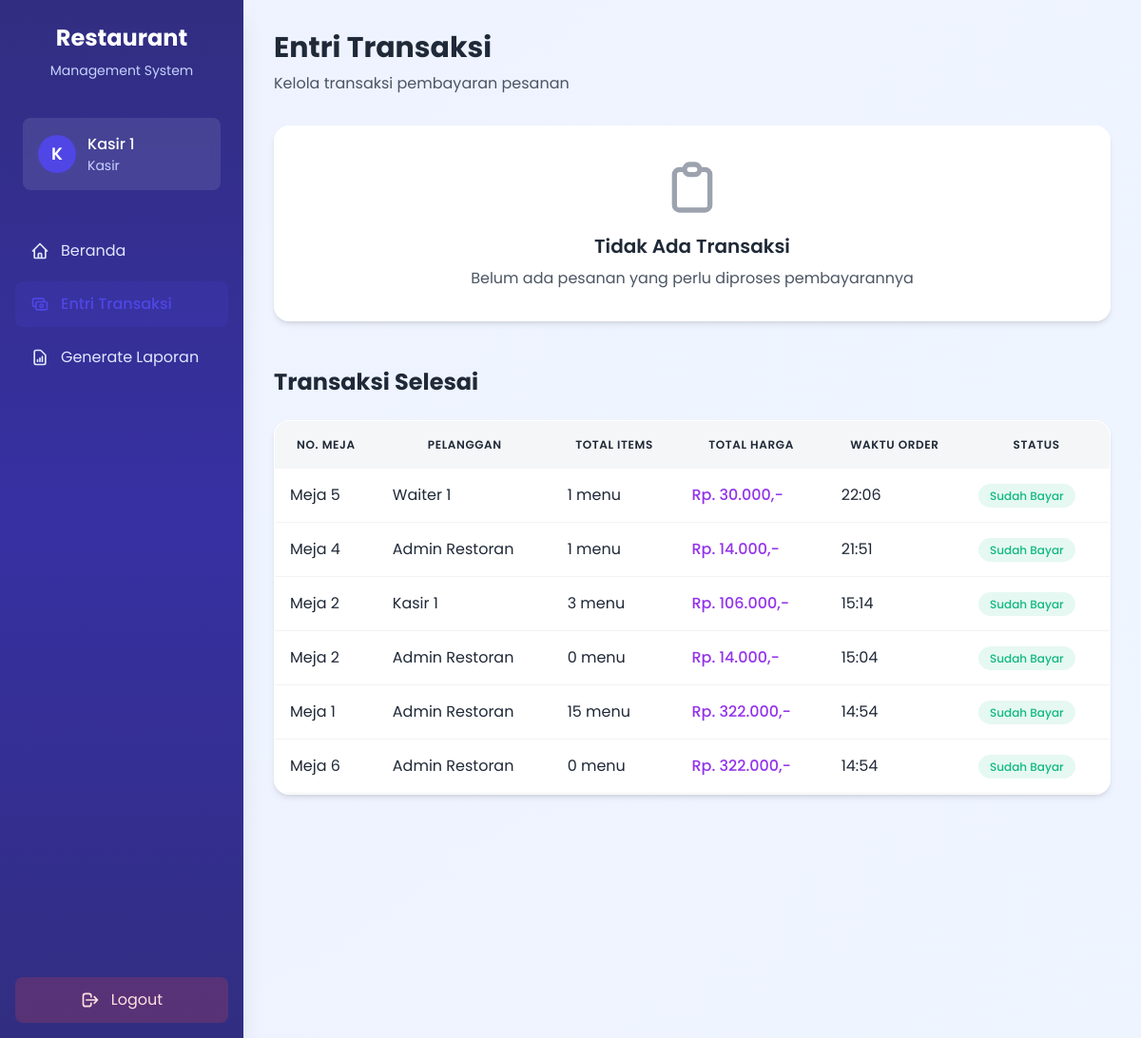
/entri_transaksi.php (signed in), run on the app's committed database.
### tables this page shows
CREATE TABLE `tb_user` (
  `id_user` int(11) NOT NULL,
  `username` varchar(150) NOT NULL,
  `password` varchar(150) NOT NULL,
  `nama_user` varchar(150) NOT NULL,
  `id_level` int(11) NOT NULL,
  `status` varchar(150) NOT NULL
);

CREATE TABLE `tb_level` (
  `id_level` int(11) NOT NULL,
  `nama_level` varchar(150) NOT NULL
);

CREATE TABLE `tb_order` (
  `id_order` int(11) NOT NULL,
  `id_admin` int(11) DEFAULT NULL,
  `id_pengunjung` int(11) NOT NULL,
  `waktu_pesan` datetime NOT NULL DEFAULT current_timestamp(),
  `no_meja` varchar(50) NOT NULL,
  `total_harga` decimal(10,2) NOT NULL DEFAULT 0.00,
  `uang_bayar` decimal(10,2) DEFAULT NULL,
  `uang_kembali` decimal(10,2) DEFAULT NULL,
  `status_order` enum('pending','diproses','sudah bayar','batal') NOT NULL DEFAULT 'pending',
  `catatan` text DEFAULT NULL
);

### entri_transaksi.php (the view, shortened to what this page needs)
<div class="fade-in">
    <div class="mb-8">
        <h1 class="text-3xl font-bold text-gray-800">Entri Transaksi</h1>
        <p class="text-gray-600 mt-2">Kelola transaksi pembayaran pesanan</p>
    </div>
    <div class="grid grid-cols-1 md:grid-cols-2 lg:grid-cols-3 gap-6">
        <?php
        $query_order = "SELECT o.*, u.nama_user,
                              (SELECT COUNT(*) FROM tb_pesan WHERE id_order = o.id_order) as total_items
                       FROM tb_order o
                       LEFT JOIN tb_user u ON o.id_pengunjung = u.id_user
                       WHERE o.status_order = 'belum bayar'
                       ORDER BY o.waktu_pesan DESC";
        $sql_order = mysqli_query($conn, $query_order);
        if(mysqli_num_rows($sql_order) > 0) {
            while($r_order = mysqli_fetch_array($sql_order)){
        ?>
            <div class="elegant-card hover:scale-[1.02] transition-all duration-300">
                <div class="p-6">
                    <div class="flex justify-between items-start mb-4">
                        <div>
                            <h3 class="text-lg font-semibold text-gray-800">
                                Meja <?php echo $r_order['no_meja']; ?>
                            </h3>
                            <p class="text-sm text-gray-500">
                                <?php echo $r_order['nama_user']; ?>
                            </p>
                        </div>
                        <span class="status-badge status-pending">
                            Belum Bayar
                        </span>
                    </div>
                    <div class="space-y-3 mb-6">
                        <div class="flex justify-between text-sm">
                            <span class="text-gray-600">Total Items:</span>
                            <span class="font-medium text-gray-800"><?php echo $r_order['total_items']; ?> menu</span>
                        </div>
                        <div class="flex justify-between text-sm">
                            <span class="text-gray-600">Total Harga:</span>
                            <span class="font-medium text-purple-600">
                                Rp. <?php echo number_format($r_order['total_harga'],0,',','.'); ?>,-
                            </span>
                        </div>
                        <div class="flex justify-between text-sm">
                            <span class="text-gray-600">Waktu Order:</span>
                            <span class="font-medium text-gray-800">
                                <?php echo date('H:i', strtotime($r_order['waktu_pesan'])); ?>
                            </span>
                        </div>
                    </div>
                    <div class="flex space-x-3">
                        <form method="post" class="flex-1">
                            <input type="hidden" name="id_order" value="<?php echo $r_order['id_order']; ?>">
                            <button type="submit" name="edit_order"
                                    class="w-full btn-primary flex items-center justify-center">
                                <svg class="w-5 h-5 mr-2" fill="none" stroke="currentColor" viewBox="0 0 24 24">
                                    <path stroke-linecap="round" stroke-linejoin="round" stroke-width="2" d="M17 9V7a2 2 0 00-2-2H5a2 2 0 00-2 2v6a2 2 0 002 2h2m2 4h10a2 2 0 002-2v-6a2 2 0 00-2-2H9a2 2 0 00-2 2v6a2 2 0 002 2zm7-5a2 2 0 11-4 0 2 2 0 014 0z"/>
                                </svg>
                                Proses Pembayaran
                            </button>
                        </form>
                    </div>
                </div>
            </div>
        <?php
            }
        } else {
        ?>
            <div class="col-span-full">
                <div class="elegant-card p-8 text-center">
                    <div class="flex flex-col items-center justify-center">
                        <svg class="w-16 h-16 text-gray-400 mb-4" fill="none" stroke="currentColor" viewBox="0 0 24 24">
                            <path stroke-linecap="round" stroke-linejoin="round" stroke-width="2" d="M9 5H7a2 2 0 00-2 2v12a2 2 0 002 2h10a2 2 0 002-2V7a2 2 0 00-2-2h-2M9 5a2 2 0 002 2h2a2 2 0 002-2M9 5a2 2 0 012-2h2a2 2 0 012 2"/>
                        </svg>
                        <h3 class="text-xl font-semibold text-gray-800 mb-2">Tidak Ada Transaksi</h3>
                        <p class="text-gray-600">Belum ada pesanan yang perlu diproses pembayarannya</p>
                    </div>
                </div>
            </div>
        <?php
        }
        ?>
    </div>
    <div class="mt-12">
        <h2 class="text-2xl font-bold text-gray-800 mb-6">Transaksi Selesai</h2>
        <div class="elegant-card overflow-hidden">
            <div class="overflow-x-auto">
                <table class="elegant-table">
                    <thead>
                        <tr>
                            <th>No. Meja</th>
                            <th>Pelanggan</th>
                            <th>Total Items</th>
                            <th>Total Harga</th>
                            <th>Waktu Order</th>
                            <th>Status</th>
                        </tr>
                    </thead>
                    <tbody>
                        <?php
                        $query_selesai = "SELECT o.*, u.nama_user,
                                                (SELECT COUNT(*) FROM tb_pesan WHERE id_order = o.id_order) as total_items
                                         FROM tb_order o
                                         LEFT JOIN tb_user u ON o.id_pengunjung = u.id_user
                                         WHERE o.status_order = 'sudah bayar'
                                         ORDER BY o.waktu_pesan DESC
                                         LIMIT 10";
                        $sql_selesai = mysqli_query($conn, $query_selesai);
                        if(mysqli_num_rows($sql_selesai) > 0) {
                            while($r_selesai = mysqli_fetch_array($sql_selesai)){
                        ?>
                            <tr>
                                <td>Meja <?php echo $r_selesai['no_meja']; ?></td>
                                <td><?php echo $r_selesai['nama_user']; ?></td>
                                <td><?php echo $r_selesai['total_items']; ?> menu</td>
                                <td class="text-purple-600 font-medium">
                                    Rp. <?php echo number_format($r_selesai['total_harga'],0,',','.'); ?>,-
                                </td>
                                <td><?php echo date('H:i', strtotime($r_selesai['waktu_pesan'])); ?></td>
                                <td>
                                    <span class="status-badge status-success">
                                        Sudah Bayar
                                    </span>
                                </td>
                            </tr>
                        <?php
                            }
                        }
                        ?>
                    </tbody>
                </table>
            </div>
        </div>
    </div>
</div>
<?php
include 'template/layouts/main.php';
?>

### template/components/sidebar.php (shortened to what this page needs)
<?php
$id = $_SESSION['id_user'];
$query = "SELECT * FROM tb_user NATURAL JOIN tb_level WHERE id_user = $id";
$sql = mysqli_query($conn, $query);
$r = mysqli_fetch_array($sql);
$current_page = basename($_SERVER['PHP_SELF']);
?>
<div class="h-full flex flex-col bg-gradient-to-b from-indigo-900 via-indigo-800 to-indigo-900">
    <div class="p-6">
        <div class="text-center">
            <h1 class="text-2xl font-bold text-white mb-2">Restaurant</h1>
            <p class="text-indigo-200 text-sm">Management System</p>
        </div>
    </div>
    <div class="px-6 py-4">
        <div class="bg-white/10 rounded-lg p-4 backdrop-blur-sm">
            <div class="flex items-center space-x-3">
                <div class="w-10 h-10 rounded-full bg-indigo-600 flex items-center justify-center">
                    <span class="text-lg font-semibold text-white">
                        <?php echo substr($r['nama_user'], 0, 1); ?>
                    </span>
                </div>
                <div>
                    <h3 class="text-white font-medium"><?php echo $r['nama_user']; ?></h3>
                    <p class="text-indigo-200 text-sm"><?php echo $r['nama_level']; ?></p>
                </div>
            </div>
        </div>
    </div>
    <nav class="flex-1 px-4 py-6">
        <ul class="space-y-2">
            <li>
                <a href="beranda.php"
                   class="nav-link flex items-center px-4 py-3 rounded-lg <?php echo $current_page == 'beranda.php' ? 'active bg-white/20 text-white' : 'text-indigo-100 hover:bg-white/10'; ?>">
                    <svg class="w-5 h-5 mr-3" fill="none" stroke="currentColor" viewBox="0 0 24 24">
                        <path stroke-linecap="round" stroke-linejoin="round" stroke-width="2" d="M3 12l2-2m0 0l7-7 7 7M5 10v10a1 1 0 001 1h3m10-11l2 2m-2-2v10a1 1 0 01-1 1h-3m-6 0a1 1 0 001-1v-4a1 1 0 011-1h2a1 1 0 011 1v4a1 1 0 001 1m-6 0h6"/>
                    </svg>
                    Beranda
                </a>
            </li>
            <?php if($r['id_level'] == 3):  ?>
                <li>
                    <a href="entri_transaksi.php"
                       class="nav-link flex items-center px-4 py-3 rounded-lg <?php echo $current_page == 'entri_transaksi.php' ? 'active bg-white/20 text-white' : 'text-indigo-100 hover:bg-white/10'; ?>">
                        <svg class="w-5 h-5 mr-3" fill="none" stroke="currentColor" viewBox="0 0 24 24">
                            <path stroke-linecap="round" stroke-linejoin="round" stroke-width="2" d="M17 9V7a2 2 0 00-2-2H5a2 2 0 00-2 2v6a2 2 0 002 2h2m2 4h10a2 2 0 002-2v-6a2 2 0 00-2-2H9a2 2 0 00-2 2v6a2 2 0 002 2zm7-5a2 2 0 11-4 0 2 2 0 014 0z"/>
                        </svg>
                        Entri Transaksi
                    </a>
                </li>
            <?php endif; ?>
            <?php if($r['id_level'] == 2 || $r['id_level'] == 3 || $r['id_level'] == 4):  ?>
                <li>
                    <a href="generate_laporan.php"
                       class="nav-link flex items-center px-4 py-3 rounded-lg <?php echo $current_page == 'generate_laporan.php' ? 'active bg-white/20 text-white' : 'text-indigo-100 hover:bg-white/10'; ?>">
                        <svg class="w-5 h-5 mr-3" fill="none" stroke="currentColor" viewBox="0 0 24 24">
                            <path stroke-linecap="round" stroke-linejoin="round" stroke-width="2" d="M9 17v-2m3 2v-4m3 4v-6m2 10H7a2 2 0 01-2-2V5a2 2 0 012-2h5.586a1 1 0 01.707.293l5.414 5.414a1 1 0 01.293.707V19a2 2 0 01-2 2z"/>
                        </svg>
                        Generate Laporan
                    </a>
                </li>
            <?php endif; ?>
        </ul>
    </nav>
    <div class="p-4 mt-auto">
        <a href="logout.php"
           class="flex items-center justify-center px-4 py-3 bg-red-500/20 hover:bg-red-500/30 text-red-100 rounded-lg transition-all duration-200">
            <svg class="w-5 h-5 mr-3" fill="none" stroke="currentColor" viewBox="0 0 24 24">
                <path stroke-linecap="round" stroke-linejoin="round" stroke-width="2" d="M17 16l4-4m0 0l-4-4m4 4H7m6 4v1a3 3 0 01-3 3H6a3 3 0 01-3-3V7a3 3 0 013-3h4a3 3 0 013 3v1"/>
            </svg>
            Logout
        </a>
    </div>
</div>

### assets/css/theme.css (style rules this page uses)
:root { --primary: #4F46E5; --primary-dark: #4338CA; --secondary: #8B5CF6; --accent: #F59E0B; --success: #10B981; --danger: #EF4444; --warning: #F59E0B; --info: #3B82F6; --background: #F3F4F6; --surface: #FFFFFF; --text: #1F2937; --text-light: #6B7280; }
body { font-family: 'Poppins', sans-serif; background: linear-gradient(135deg, #EEF2FF 0%, #E0E7FF 100%); min-height: 100vh; color: var(--text); }
.elegant-card { background: rgba(255, 255, 255, 0.95); backdrop-filter: blur(10px); border: 1px solid rgba(255, 255, 255, 0.2); border-radius: 1rem; box-shadow: 0 4px 6px -1px rgba(0, 0, 0, 0.1), 0 2px 4px -1px rgba(0, 0, 0, 0.06); transition: all 0.3s ease; }
.elegant-table { width: 100%; border-collapse: separate; border-spacing: 0; }
.elegant-table th { background: rgba(243, 244, 246, 0.8); color: var(--text); font-weight: 600; text-transform: uppercase; font-size: 0.75rem; letter-spacing: 0.05em; padding: 1rem; }
.elegant-table td { padding: 1rem; border-bottom: 1px solid rgba(229, 231, 235, 0.5); }
.nav-link { color: var(--text-light); padding: 0.75rem 1rem; border-radius: 0.5rem; transition: all 0.3s ease; }
.nav-link.active { color: var(--primary); background: rgba(79, 70, 229, 0.15); font-weight: 500; }
.status-badge { padding: 0.25rem 0.75rem; border-radius: 9999px; font-size: 0.75rem; font-weight: 500; }
.status-success { background: rgba(16, 185, 129, 0.1); color: var(--success); }
.fade-in { animation: fadeIn 0.3s ease-in-out; }

### data on the page
tb_user: nama_user "K", nama_user "Kasir 1", id_level.nama_level "Kasir"
tb_order: no_meja "5", id_pengunjung.nama_user "Waiter 1", total_items "1", total_harga "30.000", waktu_pesan "22:06"
tb_order: no_meja "4", id_pengunjung.nama_user "Admin Restoran", total_items "1", total_harga "14.000", waktu_pesan "21:51"
tb_order: no_meja "2", id_pengunjung.nama_user "Kasir 1", total_items "3", total_harga "106.000", waktu_pesan "15:14"
tb_order: no_meja "2", id_pengunjung.nama_user "Admin Restoran", total_items "0", total_harga "14.000", waktu_pesan "15:04"
tb_order: no_meja "1", id_pengunjung.nama_user "Admin Restoran", total_items "15", total_harga "322.000", waktu_pesan "14:54"
tb_order: no_meja "6", id_pengunjung.nama_user "Admin Restoran", total_items "0", total_harga "322.000", waktu_pesan "14:54"
